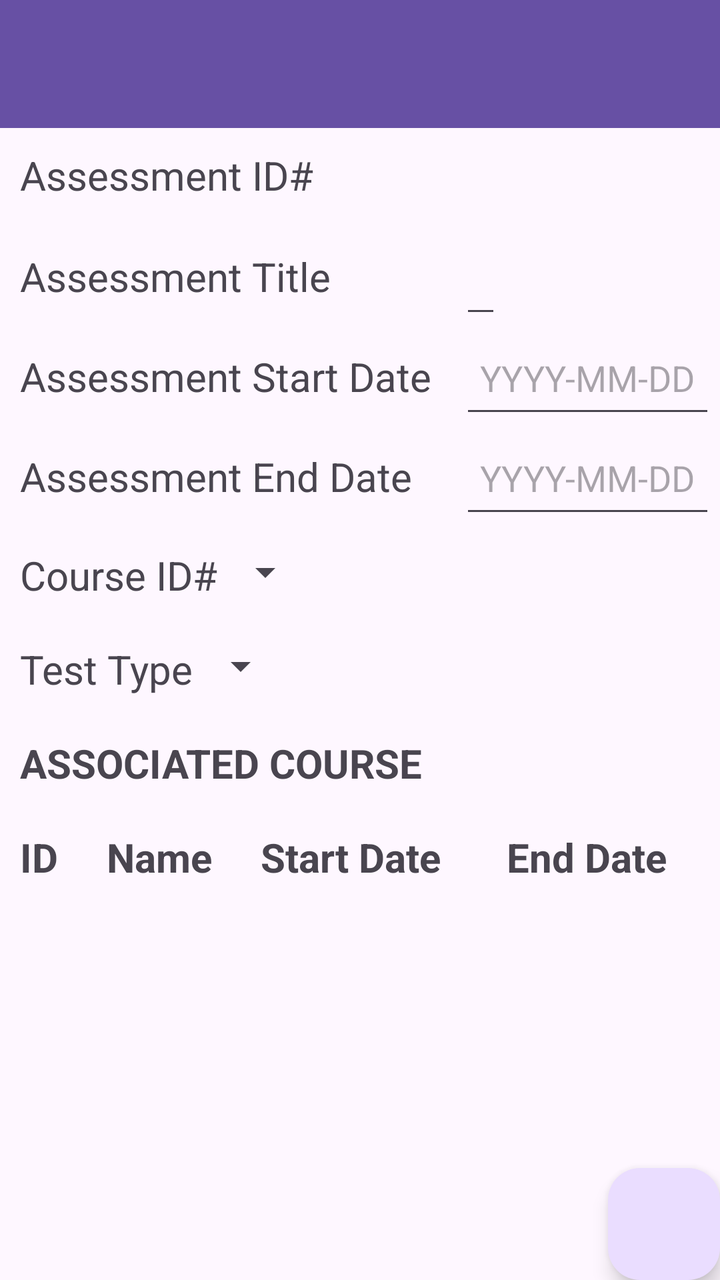
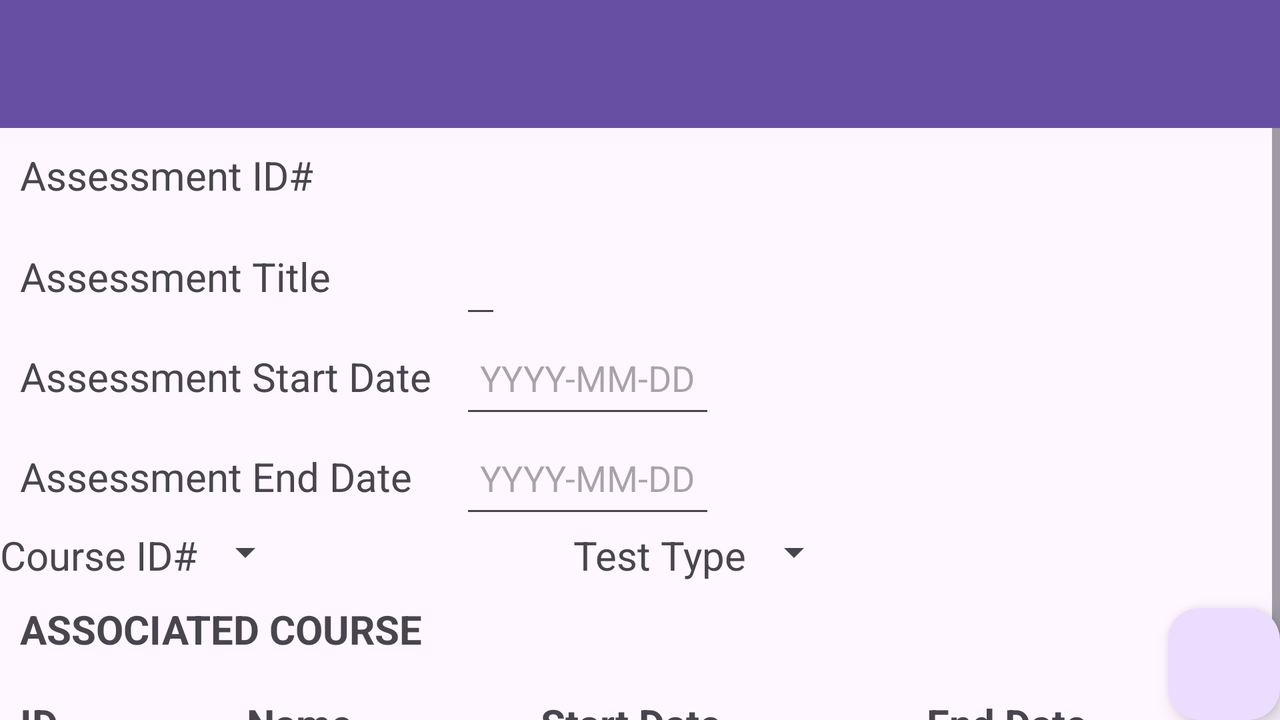

An Android layout and its configuration variant, each rendered on a device that would load it. The default file and the variant file are quoted in full after the pictures.
<!-- AndroidManifest.xml: application theme Theme.AcademicPlanner -->
<!-- res/layout/activity_assessment_details.xml -->
<?xml version="1.0" encoding="utf-8"?>
<androidx.constraintlayout.widget.ConstraintLayout xmlns:android="http://schemas.android.com/apk/res/android"
    xmlns:app="http://schemas.android.com/apk/res-auto"
    xmlns:tools="http://schemas.android.com/tools"
    android:layout_width="match_parent"
    android:layout_height="match_parent"
    tools:context=".UI.AssessmentDetails">



    <androidx.appcompat.widget.Toolbar
        android:id="@+id/ass_details_toolbar"
        android:layout_width="match_parent"
        android:layout_height="wrap_content"
        android:background="?attr/colorPrimary"
        android:minHeight="?attr/actionBarSize"
        android:theme="?attr/actionBarTheme"
        app:layout_constraintStart_toStartOf="parent"
        app:layout_constraintTop_toTopOf="parent" />


    <ScrollView
        android:id="@+id/asmntsDetailsScrollView"
        android:layout_height="0dp"
        android:layout_width="0dp"
        app:layout_constraintTop_toBottomOf="@+id/ass_details_toolbar"
        app:layout_constraintStart_toStartOf="parent"
        app:layout_constraintEnd_toEndOf="parent"
        app:layout_constraintBottom_toBottomOf="parent">


        <LinearLayout

            android:layout_width="match_parent"
            android:layout_height="match_parent"
            android:orientation="vertical">


            <LinearLayout
                android:layout_width="wrap_content"
                android:layout_height="wrap_content"
                android:orientation="vertical">


                <LinearLayout
                    android:layout_width="wrap_content"
                    android:layout_height="wrap_content"
                    android:orientation="horizontal">

                    <TextView
                        android:layout_width="230dp"
                        android:layout_height="50dp"
                        android:textSize="20dp"
                        android:padding="10dp"
                        android:text="Assessment ID#"></TextView>

                    <TextView
                        android:id="@+id/asmntIdTxt"
                        android:layout_width="wrap_content"
                        android:layout_height="50dp"
                        android:textSize="20dp"
                        android:padding="10dp"></TextView>


                </LinearLayout>


                <LinearLayout
                    android:layout_width="wrap_content"
                    android:layout_height="wrap_content"
                    android:orientation="horizontal">

                    <TextView
                        android:layout_width="230dp"
                        android:layout_height="50dp"
                        android:textSize="20dp"
                        android:padding="10dp"
                        android:text="Assessment Title"></TextView>



                    <EditText
                        android:id="@+id/asmntTitleEdTxt"
                        android:layout_width="wrap_content"
                        android:layout_height="50dp"
                        android:padding="10dp"></EditText>

                </LinearLayout>


                <LinearLayout
                    android:layout_width="wrap_content"
                    android:layout_height="wrap_content"
                    android:orientation="horizontal">

                    <TextView
                        android:layout_width="230dp"
                        android:layout_height="50dp"
                        android:textSize="20dp"
                        android:padding="10dp"
                        android:text="Assessment Start Date"></TextView>


                    <EditText
                        android:id="@+id/asmntStrtTxt"
                        android:layout_width="wrap_content"
                        android:layout_height="50dp"
                        android:padding="10dp"
                        android:hint="YYYY-MM-DD"></EditText>

                </LinearLayout>


                <LinearLayout
                    android:layout_width="wrap_content"
                    android:layout_height="wrap_content"
                    android:orientation="horizontal">

                    <TextView
                        android:layout_width="230dp"
                        android:layout_height="50dp"
                        android:textSize="20dp"
                        android:padding="10dp"
                        android:text="Assessment End Date"></TextView>


                    <EditText
                        android:id="@+id/asmntEndTxt"
                        android:layout_width="wrap_content"
                        android:layout_height="50dp"
                        android:padding="10dp"
                        android:hint="YYYY-MM-DD"></EditText>

                </LinearLayout>

                <LinearLayout
                    android:layout_width="wrap_content"
                    android:layout_height="wrap_content"
                    android:orientation="horizontal"
                    android:padding="10dp">

                    <TextView
                        android:layout_width="wrap_content"
                        android:layout_height="wrap_content"
                        android:textSize="20dp"
                        android:text="Course ID#"></TextView>

                    <Spinner
                        android:id="@+id/asmntCrsIdSpinner"
                        android:layout_width="match_parent"
                        android:layout_height="wrap_content"
                        android:paddingLeft="10dp"/>

                </LinearLayout>


                <LinearLayout
                    android:layout_width="wrap_content"
                    android:layout_height="wrap_content"
                    android:orientation="horizontal"
                    android:padding="10dp">

                    <TextView
                        android:layout_width="wrap_content"
                        android:layout_height="wrap_content"
                        android:textSize="20dp"
                        android:text="Test Type"></TextView>

                    <Spinner
                        android:id="@+id/asmntTestTypeSpinner"
                        android:layout_width="match_parent"
                        android:layout_height="wrap_content"
                        android:paddingLeft="20dp"/>

                </LinearLayout>

            </LinearLayout>


            <TextView
                android:id = "@+id/asmntDtsColTitle"
                android:layout_width="wrap_content"
                android:layout_height="wrap_content"
                android:layout_weight="1"
                android:textSize="20dp"
                android:textStyle="bold"
                android:paddingEnd="8dp"
                android:padding="10dp"
                android:text= "ASSOCIATED COURSE"></TextView>


            <LinearLayout
                android:id = "@+id/asmntRcycleColLinLay"
                android:layout_width="match_parent"
                android:layout_height="wrap_content"
                android:orientation="horizontal"
                android:padding="10dp"
                app:layout_constraintTop_toBottomOf = "@+id/courseDtsColTitle">


                <TextView
                    android:id = "@+id/asmntRcycleColId"
                    android:layout_width="wrap_content"
                    android:layout_height="wrap_content"
                    android:layout_weight="1"
                    android:textSize="20dp"
                    android:textStyle="bold"
                    android:paddingEnd="8dp"
                    android:text= "ID"></TextView>

                <TextView
                    android:id = "@+id/asmntRcycleColNm"
                    android:layout_width="wrap_content"
                    android:layout_height="wrap_content"
                    android:layout_weight="1"
                    android:textSize="20dp"
                    android:textStyle="bold"
                    android:paddingEnd="8dp"
                    android:text= "Name"></TextView>

                <TextView
                    android:id = "@+id/asmntRcycleColStrt"
                    android:layout_width="wrap_content"
                    android:layout_height="wrap_content"
                    android:layout_weight="1"
                    android:textSize="20dp"
                    android:textStyle="bold"
                    android:paddingEnd="8dp"
                    android:text= "Start Date"></TextView>

                <TextView
                    android:id = "@+id/asmntRcycleColEnd"
                    android:layout_width="wrap_content"
                    android:layout_height="wrap_content"
                    android:layout_weight="1"
                    android:textSize="20dp"
                    android:textStyle="bold"
                    android:paddingStart="8dp"
                    android:text= "End Date"></TextView>

            </LinearLayout>


            <androidx.recyclerview.widget.RecyclerView
                android:id="@+id/asmntDtlsLstRcyle"
                android:layout_width="match_parent"
                android:layout_height="wrap_content"
                app:layout_constraintBottom_toBottomOf="parent">

            </androidx.recyclerview.widget.RecyclerView>


        </LinearLayout>


    </ScrollView>


    <com.google.android.material.floatingactionbutton.FloatingActionButton
        android:id="@+id/asmntPlusMenuFab"
        android:layout_width="wrap_content"
        android:layout_height="wrap_content"
        android:clickable="true"
        app:srcCompat="@drawable/baseline_menu_24"
        app:layout_constraintBottom_toBottomOf="parent"
        app:layout_constraintEnd_toEndOf="parent"/>




</androidx.constraintlayout.widget.ConstraintLayout>
<!-- resources referenced by this layout -->
<resources>
  <style name="Theme.AcademicPlanner" parent="Base.Theme.AcademicPlanner" />
  <style name="Base.Theme.AcademicPlanner" parent="Theme.Material3.DayNight">
          
          
      </style>
</resources>
<!-- res/layout-land/activity_assessment_details.xml (the repository's variant of the layout above) -->
<!-- drawn on the phone turned sideways -->
<?xml version="1.0" encoding="utf-8"?>
<androidx.constraintlayout.widget.ConstraintLayout xmlns:android="http://schemas.android.com/apk/res/android"
    xmlns:app="http://schemas.android.com/apk/res-auto"
    xmlns:tools="http://schemas.android.com/tools"
    android:layout_width="match_parent"
    android:layout_height="match_parent"
    tools:context=".UI.AssessmentDetails">



    <androidx.appcompat.widget.Toolbar
        android:id="@+id/ass_details_toolbar"
        android:layout_width="match_parent"
        android:layout_height="wrap_content"
        android:background="?attr/colorPrimary"
        android:minHeight="?attr/actionBarSize"
        android:theme="?attr/actionBarTheme"
        app:layout_constraintStart_toStartOf="parent"
        app:layout_constraintTop_toTopOf="parent" />


    <ScrollView
        android:id="@+id/asmntsDetailsScrollView"
        android:layout_height="0dp"
        android:layout_width="0dp"
        app:layout_constraintTop_toBottomOf="@+id/ass_details_toolbar"
        app:layout_constraintStart_toStartOf="parent"
        app:layout_constraintEnd_toEndOf="parent"
        app:layout_constraintBottom_toBottomOf="parent">


        <LinearLayout

            android:layout_width="match_parent"
            android:layout_height="match_parent"
            android:orientation="vertical">


            <LinearLayout
                android:layout_width="wrap_content"
                android:layout_height="wrap_content"
                android:orientation="vertical">


                <LinearLayout
                    android:layout_width="wrap_content"
                    android:layout_height="wrap_content"
                    android:orientation="horizontal">

                    <TextView
                        android:layout_width="230dp"
                        android:layout_height="50dp"
                        android:textSize="20dp"
                        android:padding="10dp"
                        android:text="Assessment ID#"></TextView>

                    <TextView
                        android:id="@+id/asmntIdTxt"
                        android:layout_width="wrap_content"
                        android:layout_height="50dp"
                        android:textSize="20dp"
                        android:padding="10dp"></TextView>


                </LinearLayout>


                <LinearLayout
                    android:layout_width="wrap_content"
                    android:layout_height="wrap_content"
                    android:orientation="horizontal">

                    <TextView
                        android:layout_width="230dp"
                        android:layout_height="50dp"
                        android:textSize="20dp"
                        android:padding="10dp"
                        android:text="Assessment Title"></TextView>



                    <EditText
                        android:id="@+id/asmntTitleEdTxt"
                        android:layout_width="wrap_content"
                        android:layout_height="50dp"
                        android:padding="10dp"></EditText>

                </LinearLayout>


                <LinearLayout
                    android:layout_width="wrap_content"
                    android:layout_height="wrap_content"
                    android:orientation="horizontal">

                    <TextView
                        android:layout_width="230dp"
                        android:layout_height="50dp"
                        android:textSize="20dp"
                        android:padding="10dp"
                        android:text="Assessment Start Date"></TextView>


                    <EditText
                        android:id="@+id/asmntStrtTxt"
                        android:layout_width="wrap_content"
                        android:layout_height="50dp"
                        android:padding="10dp"
                        android:layout_marginEnd="50dp"
                        android:hint="YYYY-MM-DD"></EditText>




                </LinearLayout>



                <LinearLayout
                    android:layout_width="wrap_content"
                    android:layout_height="wrap_content"
                    android:orientation="horizontal">

                    <TextView
                        android:layout_width="230dp"
                        android:layout_height="50dp"
                        android:textSize="20dp"
                        android:padding="10dp"
                        android:text="Assessment End Date"></TextView>


                    <EditText
                        android:id="@+id/asmntEndTxt"
                        android:layout_width="wrap_content"
                        android:layout_height="50dp"
                        android:padding="10dp"
                        android:layout_marginEnd="50dp"
                        android:hint="YYYY-MM-DD"></EditText>


                </LinearLayout>


                <LinearLayout
                    android:layout_width="wrap_content"
                    android:layout_height="wrap_content"
                    android:orientation="horizontal">

                    <TextView
                        android:layout_width="wrap_content"
                        android:layout_height="wrap_content"
                        android:textSize="20dp"
                        android:text="Course ID#"></TextView>

                    <Spinner
                        android:id="@+id/asmntCrsIdSpinner"
                        android:layout_width="match_parent"
                        android:layout_height="wrap_content"
                        android:paddingLeft="10dp"/>

                    <TextView
                        android:layout_width="wrap_content"
                        android:layout_height="wrap_content"
                        android:paddingLeft="140dp"
                        android:textSize="20dp"
                        android:text="Test Type"></TextView>

                    <Spinner
                        android:id="@+id/asmntTestTypeSpinner"
                        android:layout_width="match_parent"
                        android:layout_height="wrap_content"
                        android:paddingLeft="10dp"/>


                </LinearLayout>




            </LinearLayout>


            <TextView
                android:id = "@+id/asmntDtsColTitle"
                android:layout_width="wrap_content"
                android:layout_height="wrap_content"
                android:layout_weight="1"
                android:textSize="20dp"
                android:textStyle="bold"
                android:paddingEnd="8dp"
                android:padding="10dp"
                android:text= "ASSOCIATED COURSE"></TextView>


            <LinearLayout
                android:id = "@+id/asmntRcycleColLinLay"
                android:layout_width="match_parent"
                android:layout_height="wrap_content"
                android:orientation="horizontal"
                android:padding="10dp"
                app:layout_constraintTop_toBottomOf = "@+id/courseDtsColTitle">


                <TextView
                    android:id = "@+id/asmntRcycleColId"
                    android:layout_width="wrap_content"
                    android:layout_height="wrap_content"
                    android:layout_weight="1"
                    android:textSize="20dp"
                    android:textStyle="bold"
                    android:paddingEnd="8dp"
                    android:text= "ID"></TextView>

                <TextView
                    android:id = "@+id/asmntRcycleColNm"
                    android:layout_width="wrap_content"
                    android:layout_height="wrap_content"
                    android:layout_weight="1"
                    android:textSize="20dp"
                    android:textStyle="bold"
                    android:paddingEnd="8dp"
                    android:text= "Name"></TextView>

                <TextView
                    android:id = "@+id/asmntRcycleColStrt"
                    android:layout_width="wrap_content"
                    android:layout_height="wrap_content"
                    android:layout_weight="1"
                    android:textSize="20dp"
                    android:textStyle="bold"
                    android:paddingEnd="8dp"
                    android:text= "Start Date"></TextView>

                <TextView
                    android:id = "@+id/asmntRcycleColEnd"
                    android:layout_width="wrap_content"
                    android:layout_height="wrap_content"
                    android:layout_weight="1"
                    android:textSize="20dp"
                    android:textStyle="bold"
                    android:paddingStart="8dp"
                    android:text= "End Date"></TextView>

            </LinearLayout>


            <androidx.recyclerview.widget.RecyclerView
                android:id="@+id/asmntDtlsLstRcyle"
                android:layout_width="match_parent"
                android:layout_height="wrap_content"
                app:layout_constraintBottom_toBottomOf="parent">

            </androidx.recyclerview.widget.RecyclerView>


        </LinearLayout>


    </ScrollView>


    <com.google.android.material.floatingactionbutton.FloatingActionButton
        android:id="@+id/asmntPlusMenuFab"
        android:layout_width="wrap_content"
        android:layout_height="wrap_content"
        android:clickable="true"
        app:srcCompat="@drawable/baseline_menu_24"
        app:layout_constraintBottom_toBottomOf="parent"
        app:layout_constraintEnd_toEndOf="parent"/>




</androidx.constraintlayout.widget.ConstraintLayout>
